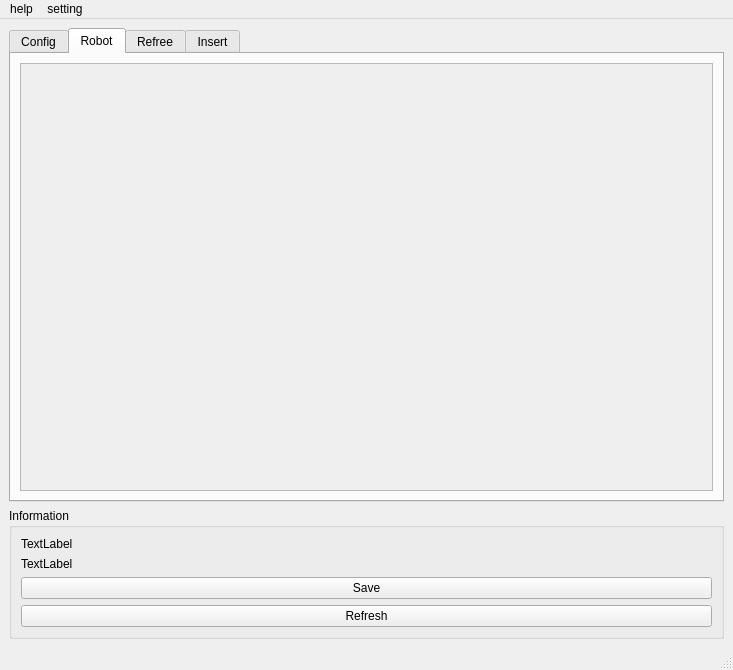
<?xml version="1.0" encoding="UTF-8"?>
<ui version="4.0">
 <class>MainWindow</class>
 <widget class="QMainWindow" name="MainWindow">
  <property name="geometry">
   <rect>
    <x>0</x>
    <y>0</y>
    <width>733</width>
    <height>670</height>
   </rect>
  </property>
  <property name="windowTitle">
   <string>MainWindow</string>
  </property>
  <widget class="QWidget" name="centralwidget">
   <layout class="QGridLayout" name="gridLayout">
    <item row="0" column="0">
     <widget class="QTabWidget" name="tabWidget">
      <property name="currentIndex">
       <number>1</number>
      </property>
      <widget class="QWidget" name="configTab">
       <attribute name="title">
        <string>Config</string>
       </attribute>
       <layout class="QVBoxLayout" name="verticalLayout">
        <item>
         <widget class="QScrollArea" name="configScrollArea">
          <property name="widgetResizable">
           <bool>true</bool>
          </property>
          <widget class="QWidget" name="configScrollAreaWidgetContents">
           <property name="geometry">
            <rect>
             <x>0</x>
             <y>0</y>
             <width>691</width>
             <height>405</height>
            </rect>
           </property>
          </widget>
         </widget>
        </item>
       </layout>
      </widget>
      <widget class="QWidget" name="robotTab">
       <attribute name="title">
        <string>Robot</string>
       </attribute>
       <layout class="QVBoxLayout" name="verticalLayout_2">
        <item>
         <widget class="QScrollArea" name="robotScrollArea">
          <property name="widgetResizable">
           <bool>true</bool>
          </property>
          <widget class="QWidget" name="robotScrollAreaWidgetContents">
           <property name="geometry">
            <rect>
             <x>0</x>
             <y>0</y>
             <width>691</width>
             <height>405</height>
            </rect>
           </property>
          </widget>
         </widget>
        </item>
       </layout>
      </widget>
      <widget class="QWidget" name="refreeTab">
       <attribute name="title">
        <string>Refree</string>
       </attribute>
       <layout class="QVBoxLayout" name="verticalLayout_3">
        <item>
         <widget class="QScrollArea" name="refreeScrollArea">
          <property name="widgetResizable">
           <bool>true</bool>
          </property>
          <widget class="QWidget" name="refreeScrollAreaWidgetContents">
           <property name="geometry">
            <rect>
             <x>0</x>
             <y>0</y>
             <width>691</width>
             <height>405</height>
            </rect>
           </property>
          </widget>
         </widget>
        </item>
       </layout>
      </widget>
      <widget class="QWidget" name="insertTab">
       <attribute name="title">
        <string>Insert</string>
       </attribute>
       <layout class="QVBoxLayout" name="verticalLayout_5">
        <item>
         <widget class="QGroupBox" name="configGroupBox">
          <property name="title">
           <string>config</string>
          </property>
          <layout class="QGridLayout" name="gridLayout_2">
           <item row="1" column="0">
            <widget class="QLabel" name="label_3">
             <property name="text">
              <string>STRING:</string>
             </property>
            </widget>
           </item>
           <item row="2" column="0">
            <widget class="QLabel" name="lable_10">
             <property name="text">
              <string>VALUE:</string>
             </property>
            </widget>
           </item>
           <item row="0" column="2">
            <widget class="QLabel" name="label_2">
             <property name="text">
              <string>NAME:</string>
             </property>
            </widget>
           </item>
           <item row="1" column="3">
            <widget class="QComboBox" name="configcomboBox">
             <item>
              <property name="text">
               <string>Line Edit</string>
              </property>
             </item>
             <item>
              <property name="text">
               <string>Combo Box</string>
              </property>
             </item>
             <item>
              <property name="text">
               <string>Radio Button</string>
              </property>
             </item>
             <item>
              <property name="text">
               <string>Check Box</string>
              </property>
             </item>
            </widget>
           </item>
           <item row="0" column="1">
            <widget class="QLineEdit" name="configId"/>
           </item>
           <item row="0" column="3">
            <widget class="QLineEdit" name="configName"/>
           </item>
           <item row="1" column="1">
            <widget class="QLineEdit" name="configString"/>
           </item>
           <item row="0" column="0">
            <widget class="QLabel" name="label">
             <property name="text">
              <string>ID:</string>
             </property>
            </widget>
           </item>
           <item row="1" column="2">
            <widget class="QLabel" name="label_4">
             <property name="text">
              <string>TYPE:</string>
             </property>
            </widget>
           </item>
           <item row="2" column="1">
            <widget class="QLineEdit" name="configValue"/>
           </item>
           <item row="2" column="2" colspan="2">
            <widget class="QWidget" name="widget" native="true">
             <widget class="QPushButton" name="configRemove">
              <property name="geometry">
               <rect>
                <x>80</x>
                <y>0</y>
                <width>89</width>
                <height>25</height>
               </rect>
              </property>
              <property name="text">
               <string>Remove</string>
              </property>
             </widget>
             <widget class="QPushButton" name="configAdd">
              <property name="geometry">
               <rect>
                <x>180</x>
                <y>0</y>
                <width>89</width>
                <height>25</height>
               </rect>
              </property>
              <property name="text">
               <string>ADD</string>
              </property>
             </widget>
            </widget>
           </item>
          </layout>
         </widget>
        </item>
        <item>
         <widget class="QGroupBox" name="robotGroupBox">
          <property name="title">
           <string>robot</string>
          </property>
          <layout class="QGridLayout" name="gridLayout_3">
           <item row="1" column="1">
            <widget class="QLineEdit" name="robotString"/>
           </item>
           <item row="0" column="1">
            <widget class="QLineEdit" name="robotId"/>
           </item>
           <item row="1" column="0">
            <widget class="QLabel" name="label_8">
             <property name="text">
              <string>STRING:</string>
             </property>
            </widget>
           </item>
           <item row="0" column="3">
            <widget class="QLineEdit" name="robotName"/>
           </item>
           <item row="0" column="0">
            <widget class="QLabel" name="label_6">
             <property name="text">
              <string>ID:</string>
             </property>
            </widget>
           </item>
           <item row="1" column="3">
            <widget class="QComboBox" name="robotComboBox">
             <item>
              <property name="text">
               <string>Line Edit</string>
              </property>
             </item>
             <item>
              <property name="text">
               <string>Combo Box</string>
              </property>
             </item>
             <item>
              <property name="text">
               <string>Radio Button</string>
              </property>
             </item>
             <item>
              <property name="text">
               <string>Check Box</string>
              </property>
             </item>
            </widget>
           </item>
           <item row="1" column="2">
            <widget class="QLabel" name="label_9">
             <property name="text">
              <string>TYPE:</string>
             </property>
            </widget>
           </item>
           <item row="0" column="2">
            <widget class="QLabel" name="label_7">
             <property name="text">
              <string>NAME:</string>
             </property>
            </widget>
           </item>
           <item row="2" column="1">
            <widget class="QLineEdit" name="robotValue"/>
           </item>
           <item row="2" column="0">
            <widget class="QLabel" name="label_10">
             <property name="text">
              <string>VALUE:</string>
             </property>
            </widget>
           </item>
           <item row="2" column="3">
            <widget class="QWidget" name="widget_2" native="true">
             <widget class="QPushButton" name="robotRemove">
              <property name="geometry">
               <rect>
                <x>30</x>
                <y>0</y>
                <width>89</width>
                <height>25</height>
               </rect>
              </property>
              <property name="text">
               <string>Remove</string>
              </property>
             </widget>
             <widget class="QPushButton" name="robotAdd">
              <property name="geometry">
               <rect>
                <x>130</x>
                <y>0</y>
                <width>89</width>
                <height>25</height>
               </rect>
              </property>
              <property name="text">
               <string>ADD</string>
              </property>
             </widget>
            </widget>
           </item>
          </layout>
         </widget>
        </item>
        <item>
         <widget class="QGroupBox" name="refreeGroupBox">
          <property name="title">
           <string>refree</string>
          </property>
          <layout class="QGridLayout" name="gridLayout_4">
           <item row="0" column="2">
            <widget class="QLabel" name="label_12">
             <property name="text">
              <string>NAME:</string>
             </property>
            </widget>
           </item>
           <item row="1" column="0">
            <widget class="QLabel" name="label_13">
             <property name="text">
              <string>STRING:</string>
             </property>
            </widget>
           </item>
           <item row="2" column="0">
            <widget class="QLabel" name="label_15">
             <property name="text">
              <string>VALUE:</string>
             </property>
            </widget>
           </item>
           <item row="0" column="3">
            <widget class="QLineEdit" name="refreeName"/>
           </item>
           <item row="1" column="1">
            <widget class="QLineEdit" name="refreString"/>
           </item>
           <item row="0" column="0">
            <widget class="QLabel" name="label_11">
             <property name="text">
              <string>ID:</string>
             </property>
            </widget>
           </item>
           <item row="1" column="2">
            <widget class="QLabel" name="label_14">
             <property name="text">
              <string>TYPE:</string>
             </property>
            </widget>
           </item>
           <item row="2" column="1">
            <widget class="QLineEdit" name="refreeValue"/>
           </item>
           <item row="0" column="1">
            <widget class="QLineEdit" name="refreeId"/>
           </item>
           <item row="1" column="3">
            <widget class="QComboBox" name="refreeComboBox">
             <item>
              <property name="text">
               <string>Line Edit</string>
              </property>
             </item>
             <item>
              <property name="text">
               <string>Combo Box</string>
              </property>
             </item>
             <item>
              <property name="text">
               <string>Raido Butto</string>
              </property>
             </item>
             <item>
              <property name="text">
               <string>Check Box</string>
              </property>
             </item>
            </widget>
           </item>
           <item row="2" column="3">
            <widget class="QWidget" name="widget_3" native="true">
             <widget class="QPushButton" name="refreeRemove">
              <property name="geometry">
               <rect>
                <x>30</x>
                <y>0</y>
                <width>89</width>
                <height>25</height>
               </rect>
              </property>
              <property name="text">
               <string>Remove</string>
              </property>
             </widget>
             <widget class="QPushButton" name="refreeAdd">
              <property name="geometry">
               <rect>
                <x>130</x>
                <y>0</y>
                <width>89</width>
                <height>25</height>
               </rect>
              </property>
              <property name="text">
               <string>Add</string>
              </property>
             </widget>
            </widget>
           </item>
          </layout>
         </widget>
        </item>
       </layout>
      </widget>
     </widget>
    </item>
    <item row="1" column="0">
     <widget class="QGroupBox" name="groupBox">
      <property name="title">
       <string>Information</string>
      </property>
      <layout class="QVBoxLayout" name="verticalLayout_4">
       <item>
        <widget class="QLabel" name="loadLabel">
         <property name="text">
          <string>TextLabel</string>
         </property>
        </widget>
       </item>
       <item>
        <widget class="QLabel" name="saveLabel">
         <property name="text">
          <string>TextLabel</string>
         </property>
        </widget>
       </item>
       <item>
        <widget class="QPushButton" name="saveButton">
         <property name="text">
          <string>Save</string>
         </property>
        </widget>
       </item>
       <item>
        <widget class="QPushButton" name="refreshButton">
         <property name="text">
          <string>Refresh</string>
         </property>
        </widget>
       </item>
      </layout>
     </widget>
    </item>
   </layout>
  </widget>
  <widget class="QMenuBar" name="menubar">
   <property name="geometry">
    <rect>
     <x>0</x>
     <y>0</y>
     <width>733</width>
     <height>22</height>
    </rect>
   </property>
   <widget class="QMenu" name="menuOMID">
    <property name="title">
     <string>help</string>
    </property>
    <addaction name="actiongithub"/>
    <addaction name="separator"/>
    <addaction name="actionwebsite"/>
   </widget>
   <widget class="QMenu" name="menuSetting">
    <property name="title">
     <string>setting</string>
    </property>
    <addaction name="actionset_load_database"/>
    <addaction name="separator"/>
    <addaction name="actionset_save_load_database"/>
   </widget>
   <addaction name="menuOMID"/>
   <addaction name="menuSetting"/>
  </widget>
  <widget class="QStatusBar" name="statusbar"/>
  <action name="actiongithub">
   <property name="text">
    <string>github</string>
   </property>
  </action>
  <action name="actionwebsite">
   <property name="text">
    <string>website</string>
   </property>
  </action>
  <action name="actionset_load_database">
   <property name="text">
    <string>set load database</string>
   </property>
  </action>
  <action name="actionset_save_load_database">
   <property name="text">
    <string>set save load database</string>
   </property>
  </action>
 </widget>
 <resources/>
 <connections/>
</ui>
